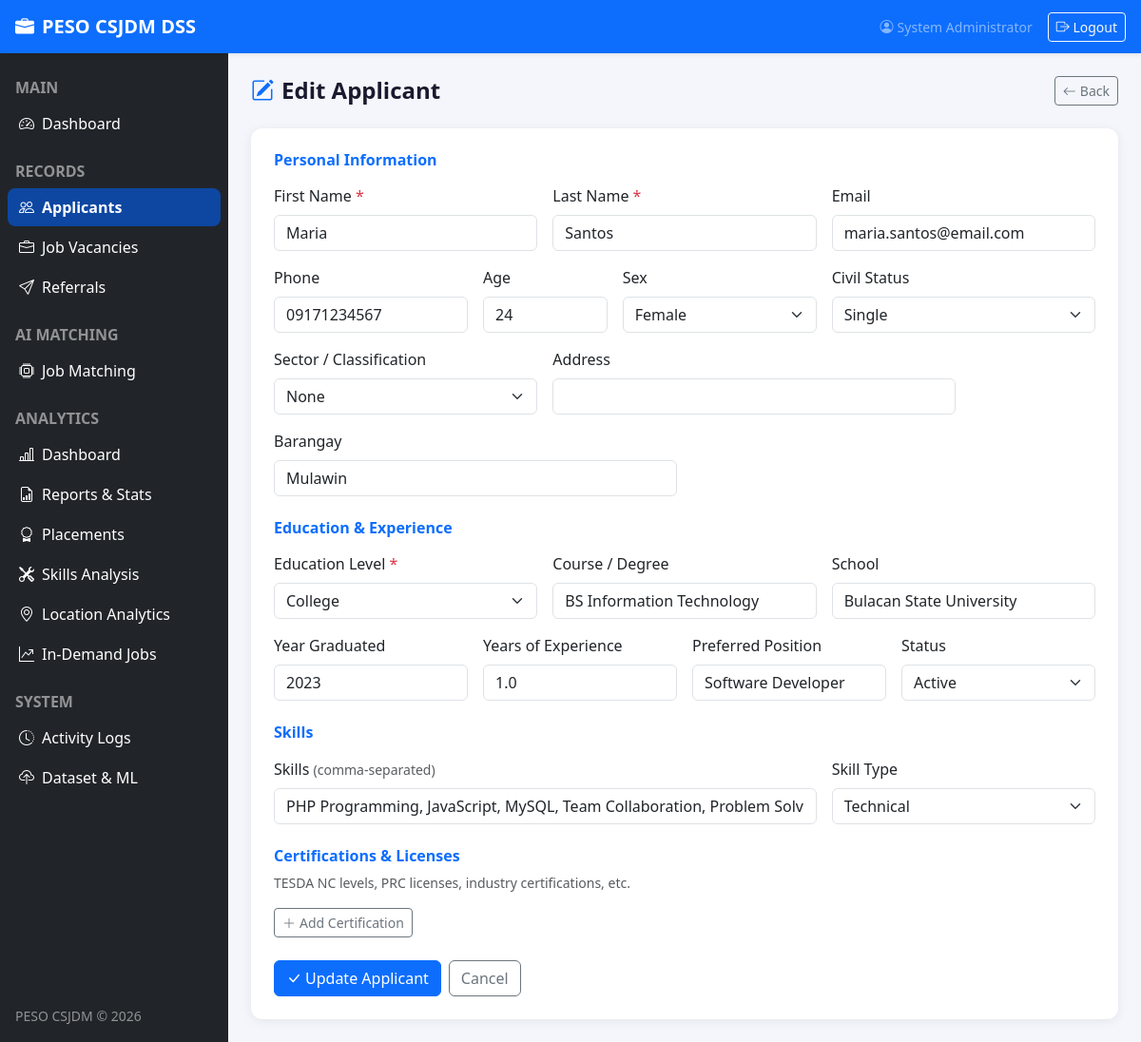
The page /peso-system/applicant_edit.php?id=1 (signed in) on the database its author committed.
### tables this page shows
CREATE TABLE applicants (
    id                 INT PRIMARY KEY AUTO_INCREMENT,
    first_name         VARCHAR(60)  NOT NULL,
    last_name          VARCHAR(60)  NOT NULL,
    email              VARCHAR(100),
    phone              VARCHAR(20),
    age                TINYINT UNSIGNED,
    sex                ENUM('Male','Female'),
    civil_status       ENUM('Single','Married','Widowed','Separated'),
    address            TEXT,
    barangay           VARCHAR(100),
    education_level    ENUM('Elementary','High School','Vocational','College','Post-Graduate') NOT NULL,
    course             VARCHAR(150),
    school             VARCHAR(150),
    year_graduated     YEAR,
    years_experience   DECIMAL(4,1) DEFAULT 0,
    preferred_position VARCHAR(100),
    status             ENUM('active','placed','inactive') DEFAULT 'active',
    created_by         INT,
    created_at         TIMESTAMP DEFAULT CURRENT_TIMESTAMP,
    updated_at         TIMESTAMP DEFAULT CURRENT_TIMESTAMP ON UPDATE CURRENT_TIMESTAMP,
    FOREIGN KEY (created_by) REFERENCES users(id) ON DELETE SET NULL
);

### peso-system/includes/auth.php (called while the page is built, shortened)
<?php
function h(string $s): string {
    return htmlspecialchars($s, ENT_QUOTES | ENT_SUBSTITUTE, 'UTF-8');
}

### peso-system/config/db.php (called while the page is built, shortened)
<?php
function db(): PDO {
    static $pdo = null;
    if ($pdo === null) {
        $dsn = 'mysql:host=' . DB_HOST . ';dbname=' . DB_NAME . ';charset=' . DB_CHARSET;
        $opts = [
            PDO::ATTR_ERRMODE            => PDO::ERRMODE_EXCEPTION,
            PDO::ATTR_DEFAULT_FETCH_MODE => PDO::FETCH_ASSOC,
            PDO::ATTR_EMULATE_PREPARES   => false,
        ];
        $pdo = new PDO($dsn, DB_USER, DB_PASS, $opts);
    }
    return $pdo;
}

### peso-system/includes/functions.php (called while the page is built, shortened)
<?php
require_once __DIR__ . '/../config/db.php';
function getApplicantSkills(int $applicantId): array {
    $stmt = db()->prepare('SELECT skill FROM applicant_skills WHERE applicant_id = ?');
    $stmt->execute([$applicantId]);
    return array_column($stmt->fetchAll(), 'skill');
}

### peso-system/applicant_edit.php (the view, shortened to what this page needs)
<?php
require_once __DIR__ . '/includes/auth.php';
require_once __DIR__ . '/config/db.php';
require_once __DIR__ . '/includes/functions.php';
$id  = (int)($_GET['id'] ?? 0);
$pdo = db();
$stmt = $pdo->prepare('SELECT * FROM applicants WHERE id = ?');
$stmt->execute([$id]);
$a = $stmt->fetch();
$existingSkills = implode(', ', getApplicantSkills($id));
$eduLevels = ['Elementary','High School','Vocational','College','Post-Graduate'];
require_once __DIR__ . '/includes/header.php';
?>
<div class="page-header">
  <h4><i class="bi bi-pencil-square me-2 text-primary"></i>Edit Applicant</h4>
  <a href="/applicant_view.php?id=<?= $id ?>" class="btn btn-outline-secondary btn-sm"><i class="bi bi-arrow-left me-1"></i>Back</a>
</div>
<div class="card stat-card p-4">
<form method="POST">
  <h6 class="fw-semibold text-primary mb-3">Personal Information</h6>
  <div class="row g-3 mb-4">
    <div class="col-md-4">
      <label class="form-label">First Name <span class="text-danger">*</span></label>
      <input type="text" name="first_name" class="form-control" value="<?= h($a['first_name']) ?>" required>
    </div>
    <div class="col-md-4">
      <label class="form-label">Last Name <span class="text-danger">*</span></label>
      <input type="text" name="last_name" class="form-control" value="<?= h($a['last_name']) ?>" required>
    </div>
    <div class="col-md-4">
      <label class="form-label">Email</label>
      <input type="email" name="email" class="form-control" value="<?= h($a['email'] ?? '') ?>">
    </div>
    <div class="col-md-3">
      <label class="form-label">Phone</label>
      <input type="text" name="phone" class="form-control" value="<?= h($a['phone'] ?? '') ?>">
    </div>
    <div class="col-md-2">
      <label class="form-label">Age</label>
      <input type="number" name="age" class="form-control" min="15" max="99" value="<?= h($a['age'] ?? '') ?>">
    </div>
    <div class="col-md-3">
      <label class="form-label">Sex</label>
      <select name="sex" class="form-select">
        <?php foreach (['Male','Female'] as $s): ?>
        <option value="<?= $s ?>" <?= ($a['sex'] === $s) ? 'selected' : '' ?>><?= $s ?></option>
        <?php endforeach; ?>
      </select>
    </div>
    <div class="col-md-4">
      <label class="form-label">Civil Status</label>
      <select name="civil_status" class="form-select">
        <?php foreach (['Single','Married','Widowed','Separated'] as $cs): ?>
        <option value="<?= $cs ?>" <?= ($a['civil_status'] === $cs) ? 'selected' : '' ?>><?= $cs ?></option>
        <?php endforeach; ?>
      </select>
    </div>
    <div class="col-md-4">
      <label class="form-label">Sector / Classification</label>
      <select name="sector" class="form-select">
        <?php foreach (SECTORS as $sec): ?>
        <option value="<?= $sec ?>" <?= (($a['sector'] ?? 'None') === $sec) ? 'selected' : '' ?>><?= $sec ?></option>
        <?php endforeach; ?>
      </select>
    </div>
    <div class="col-md-6">
      <label class="form-label">Address</label>
      <input type="text" name="address" class="form-control" value="<?= h($a['address'] ?? '') ?>">
    </div>
    <div class="col-md-6">
      <label class="form-label">Barangay</label>
      <input type="text" name="barangay" class="form-control" value="<?= h($a['barangay'] ?? '') ?>">
    </div>
  </div>
  <h6 class="fw-semibold text-primary mb-3">Education &amp; Experience</h6>
  <div class="row g-3 mb-4">
    <div class="col-md-4">
      <label class="form-label">Education Level <span class="text-danger">*</span></label>
      <select name="education_level" class="form-select" required>
        <?php foreach ($eduLevels as $el): ?>
        <option value="<?= $el ?>" <?= ($a['education_level'] === $el) ? 'selected' : '' ?>><?= $el ?></option>
        <?php endforeach; ?>
      </select>
    </div>
    <div class="col-md-4">
      <label class="form-label">Course / Degree</label>
      <input type="text" name="course" class="form-control" value="<?= h($a['course'] ?? '') ?>">
    </div>
    <div class="col-md-4">
      <label class="form-label">School</label>
      <input type="text" name="school" class="form-control" value="<?= h($a['school'] ?? '') ?>">
    </div>
    <div class="col-md-3">
      <label class="form-label">Year Graduated</label>
      <input type="number" name="year_graduated" class="form-control" min="1980" max="<?= date('Y') ?>" value="<?= h($a['year_graduated'] ?? '') ?>">
    </div>
    <div class="col-md-3">
      <label class="form-label">Years of Experience</label>
      <input type="number" name="years_experience" class="form-control" min="0" max="50" step="0.5" value="<?= h($a['years_experience']) ?>">
    </div>
    <div class="col-md-3">
      <label class="form-label">Preferred Position</label>
      <input type="text" name="preferred_position" class="form-control" value="<?= h($a['preferred_position'] ?? '') ?>">
    </div>
    <div class="col-md-3">
      <label class="form-label">Status</label>
      <select name="status" class="form-select">
        <?php foreach (['active','placed','inactive'] as $st): ?>
        <option value="<?= $st ?>" <?= ($a['status'] === $st) ? 'selected' : '' ?>><?= ucfirst($st) ?></option>
        <?php endforeach; ?>
      </select>
    </div>
  </div>
  <h6 class="fw-semibold text-primary mb-3">Skills</h6>
  <div class="row g-3 mb-4">
    <div class="col-md-8">
      <label class="form-label">Skills <small class="text-muted">(comma-separated)</small></label>
      <input type="text" name="skills" class="form-control" value="<?= h($existingSkills) ?>">
    </div>
    <div class="col-md-4">
      <label class="form-label">Skill Type</label>
      <select name="skill_type" class="form-select">
        <option value="Technical">Technical</option>
      </select>
    </div>
  </div>
  <h6 class="fw-semibold text-primary mb-2">Certifications &amp; Licenses</h6>
  <p class="text-muted small mb-3">TESDA NC levels, PRC licenses, industry certifications, etc.</p>
  <button type="button" class="btn btn-outline-secondary btn-sm mb-4" onclick="addCertRow()">
    <i class="bi bi-plus-lg me-1"></i>Add Certification
  </button>
  <div class="d-flex gap-2">
    <button type="submit" class="btn btn-primary"><i class="bi bi-check-lg me-1"></i>Update Applicant</button>
    <a href="/applicant_view.php?id=<?= $id ?>" class="btn btn-outline-secondary">Cancel</a>
  </div>
</form>
</div>
<?php require_once __DIR__ . '/includes/footer.php'; ?>

### peso-system/assets/css/style.css (style rules this page uses)
:root { --peso-blue: #0d47a1; --peso-light: #e8f0fe; --sidebar-bg: #1a1a2e; --card-radius: 12px; }
body { font-family: 'Segoe UI', sans-serif; background: #f4f6fb; }
.stat-card { border: none; border-radius: var(--card-radius); box-shadow: 0 2px 12px rgba(0,0,0,.07); transition: transform .15s, box-shadow .15s; }
.page-header { display: flex; align-items: center; justify-content: space-between; margin-bottom: 1.5rem; }
.page-header h4 { margin: 0; font-weight: 700; color: #1a1a2e; }

### rows shown on the page
applicants: first_name "Maria", last_name "Santos", email "maria.santos@email.com", phone "09171234567", age "24", sex "Female", civil_status "Single", sector "None", barangay "Mulawin", education_level "College", course "BS Information Technology", school "Bulacan State University", year_graduated "2023", years_experience "1.0", preferred_position "Software Developer", status "Active"

### other values the page prints
currentUser()['full_name'] "System Administrator"
